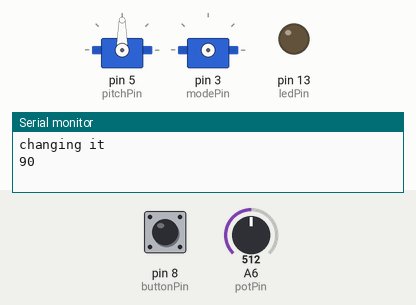
Recording of a sketch running on a simulated Arduino Nano, built with avr-gcc and run on an emulated ATmega328P. On the bench: 2 × servo, output pins drawn as LEDs (lit = HIGH), the last lines printed to the serial monitor. The test bench sets the inputs (shaded band); at power-on: pin 8 (buttonPin) HIGH, A6 (potPin) = 512. Pins used as bus, display or sensor lines are not drawn.

Above: at 1.2 s.
1.3 s: pin 8 (buttonPin) pulled LOW for 3.2 s
At 6.4 s:
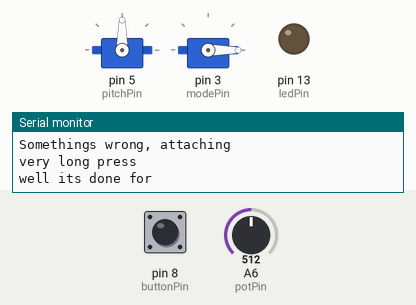
6.7 s: A6 (potPin) set to 716
At 8.0 s:
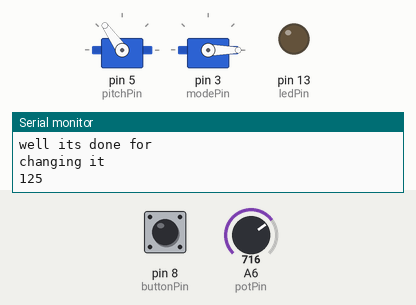
8.3 s: A6 (potPin) set to 900
At 9.4 s:
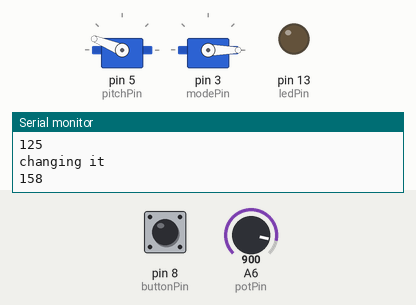
9.9 s: A6 (potPin) set to 1023
At 10.7 s:
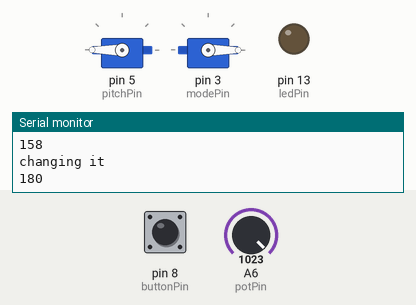
11.5 s: pin 8 (buttonPin) pulled LOW for 3.2 s
At 16.7 s:
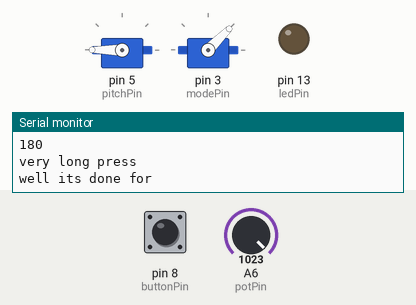
17.3 s: A6 (potPin) set to 511
At 18.0 s:
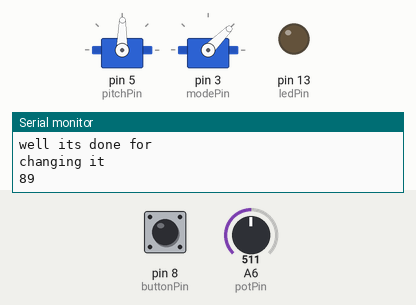
Timing chart, 0 to 19.9 s (numbered marks = the images above; inputs shaded):
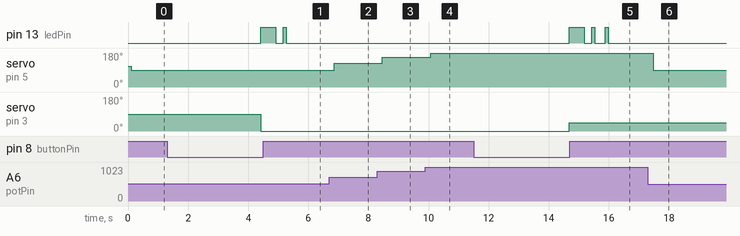

Measured:
- after the input at 1.3 s, pin 13 (ledPin): LOW → HIGH after 3.1 s, → LOW 0.50 s later, → HIGH 0.25 s later, → LOW 0.10 s later; servo on pin 3 (modePin): 90° → 0° after 3.1 s
- after the input at 6.7 s, servo on pin 5 (pitchPin): 90° → 125° after 0.16 s
- after the input at 8.3 s, servo on pin 5 (pitchPin): 125° → 158° after 0.17 s
- after the input at 9.9 s, servo on pin 5 (pitchPin): 158° → 180° after 0.17 s
- after the input at 11.5 s, pin 13 (ledPin): goes HIGH 0.50 s, LOW 0.25 s, HIGH 0.10 s, LOW 0.35 s, HIGH 0.10 s, then LOW, starting after 3.2 s; servo on pin 3 (modePin): 0° → 45° after 3.2 s
- after the input at 17.3 s, servo on pin 5 (pitchPin): 180° → 89° after 0.18 s

The sketch:

gimbalcontroller.ino
```cpp
/* Gimbal Controller
 by Brett James / SuperRoach (@SuperRoach on twitter)
 This code is in the public domain.

 http://www.arduino.cc/en/Tutorial/Sweep
*/

#include <Servo.h>

Servo modecontrol, pitch, yaw;  // create servo object to control a servo

/*
// Arduino Nano
int potPin = 2;    // select the input pin for the potentiometer
int ledPin = 13;   // select the pin for the LED
int potVal = 0;       // variable to store the value coming from the sensor
*/

// Arduino Mini Pro
// The board I'm using has a spare breakout for A6/A7 at the rear. these are analog input only,
// Which is okay but it means I can't use one of the pins as power.
// I need to emulate through a digital pin elsewhere
int potPin = A6;    // select the input pin for the potentiometer
int potPower = 9; // anything that can output a high digital signal.
int ledPin = 13;   // select the pin for the LED
int potVal = 0;       // variable to store the value coming from the sensor
int buttonPin = 8; // Push button
int buttonGnd = 7; // if needed
int buttonState = 0;

int servoMap = 0;
int previousServoMap = 0;

int modePin = 3;
int pitchPin = 5; // Blue Cable
int yawPin = 6; // White Cable

int gimbalModeState = 0;
String potControllerState = "pitch";

// Debounce stuff
int reading;           // the current reading from the input pin
int previous = LOW;    // the previous reading from the input pin
int state = HIGH;      // the current state of the output pin

// the follow variables are long's because the time, measured in miliseconds,
// will quickly become a bigger number than can be stored in an int.
long time = 0;         // the last time the output pin was toggled
long mydebounce = 200;   // the debounce time, increase if the output flickers


void setup() {


    Serial.begin(9600);

  pinMode(ledPin, OUTPUT);
  pinMode(A6, INPUT);
  pinMode(potPower, OUTPUT);
  pinMode(buttonPin, INPUT_PULLUP);
  pinMode(buttonGnd, OUTPUT);
  digitalWrite(buttonGnd, LOW);
  digitalWrite(potPower, HIGH);

  //modecontrol.attach(modePin);  // attaches the Brown and Black cable (number is for brown one)
  //modecontrol.write( setControlMode( 2 ) );

// pitch
  pitch.attach(pitchPin);  // attaches the servo on pin 9 to the servo object
  pitch.write(110);


// yaw
// 90 - infront
// 150 - Max Left


//  yaw.attach(6);
//  yaw.write(0);
}

void loop() {
  /*
  for (pos = 0; pos <= 180; pos += 1) { // goes from 0 degrees to 180 degrees
    // in steps of 1 degree
    myservo.write(pos);              // tell servo to go to position in variable 'pos'
    delay(15);                       // waits 15ms for the servo to reach the position
  }
  for (pos = 180; pos >= 0; pos -= 1) { // goes from 180 degrees to 0 degrees
    myservo.write(pos);              // tell servo to go to position in variable 'pos'
    delay(15);                       // waits 15ms for the servo to reach the position
  }
  */

// Stock: Mode 1, Switch on: Mode 2: Knob controls Pitch
// option: double switch hits mode 3?? tricky to do.


    previousServoMap = servoMap;

       int b = checkButton();
       //Serial.println(b);
    buttonState = digitalRead(buttonPin);
    potVal = analogRead(potPin);    // read the value from the sensor

  if (reading == HIGH && previous == LOW && millis() - time > mydebounce) {
    if (state == HIGH)
      buttonState = LOW;
    else
      buttonState = HIGH;

    time = millis();
  }
    previous = reading;

      if (buttonState == LOW) {
      /*
        if (gimbalModeState != 2 ) {
          modecontrol.write( setControlMode( 3 ) );
          //gimbalModeState = 2;
         // Serial.println("mode two");
        }
        */
      } else  {
      /* if (gimbalModeState != 1 ) {
          modecontrol.write( setControlMode( 1 ) );
          //gimbalModeState = 1;
        //  Serial.println("mode one");
        }
        */
      }
   delay(100);
  //digitalWrite(ledPin, HIGH);  // turn the ledPin on
  //delay(potVal);                  // stop the program for some time
  //digitalWrite(ledPin, LOW);   // turn the ledPin off
  //delay(potVal);                  // stop the program for some time

// Control the Gimbal Mode

if (b == 2) { // Double Click
  digitalWrite(ledPin, HIGH);  // turn the ledPin on
  if (potControllerState == "pitch")
  { potControllerState = "yaw";
    Serial.println("Long Press Activated, setting Pot control to Yaw" );
    delay(40);
    digitalWrite(ledPin, LOW);  // turn the ledPin on
    delay(75);
    digitalWrite(ledPin, HIGH);  // turn the ledPin on
    delay(40);
  } else
  { potControllerState = "pitch";
    Serial.println("Long Press Activated, setting Pot control to Pitch" );
    delay(150);
    digitalWrite(ledPin, LOW);  // turn the ledPin on
    delay(75);
    digitalWrite(ledPin, HIGH);  // turn the ledPin on
    delay(150);
  }

  digitalWrite(ledPin, LOW);  // turn the ledPin on
}

if (b == 4) // Very Long Press
{
   if ( !modecontrol.attached() )
   { modecontrol.attach(modePin);
   Serial.println("Somethings wrong, attaching");
   }
   if (gimbalModeState == 3) {
    gimbalModeState = 0;
   }
   gimbalModeState++;
   modecontrol.write( setControlMode( gimbalModeState ) );
   Serial.println("very long press");
   digitalWrite(ledPin, HIGH);  // turn the ledPin on
   delay(400);
   for (int i=1; i <= gimbalModeState; i++)
   {delay(100);
   digitalWrite(ledPin, LOW);  // turn the ledPin on
   delay(250);
   digitalWrite(ledPin, HIGH);  // turn the ledPin on
   delay(100);
   digitalWrite(ledPin, LOW);  // turn the ledPin on
   }
   Serial.println("well its done for");
}


// Set the servo/pwm value
//Serial.println(previousServoMap);
servoMap = map(potVal, 0, 1023, 0, 180);

if (previousServoMap != servoMap)
  {
   if ( !pitch.attached() )
   { pitch.attach(pitchPin);
   Serial.println("Somethings wrong");
   }
    Serial.println("changing it");

if (potControllerState == "pitch" )
{
    pitch.write(servoMap);
} else
{
   if ( !yaw.attached() )
   { yaw.attach(yawPin);
   Serial.println("Yaw Active");
   }
   yaw.write(servoMap);
}
    Serial.println(servoMap);
  }
  else
  {
   // pitch.detach();
  }
}


int setControlMode(int x){
// Set the mode up for the three different states via PWM channel.
// Mode 1: "HEADING FOLLOW" Standard. Looks forward to the front. YAW: Locked, PITCH: Controllable
// Mode 2: "HEADING AND PITCH FOLLOW" Yaw is not automated. YAW: Controllable, PITCH: Controllable
// Mode 3: "HEADING LOCK" All Axis are automated YAW: Locked, PITCH: Locaked

  int result;

switch (x) {
    case 1:
      result = 0;
      break;
    case 2:
      result = 45;
      break;
    case 3:
      result = 90;
      break;
    default:
      result = 0;
    break;
  }
  return result;
}
```

checkbutton.ino
```cpp
// Original source with thanks from salsaman @
// http://forum.arduino.cc/index.php?topic=14479.0
//=================================================
//  MULTI-CLICK:  One Button, Multiple Events

// Button timing variables
int debounce = 20;          // ms debounce period to prevent flickering when pressing or releasing the button
int DCgap = 250;            // max ms between clicks for a double click event
int holdTime = 1000;        // ms hold period: how long to wait for press+hold event
int longHoldTime = 3000;    // ms long hold period: how long to wait for press+hold event

// Button variables
boolean buttonVal = HIGH;   // value read from button
boolean buttonLast = HIGH;  // buffered value of the button's previous state
boolean DCwaiting = false;  // whether we're waiting for a double click (down)
boolean DConUp = false;     // whether to register a double click on next release, or whether to wait and click
boolean singleOK = true;    // whether it's OK to do a single click
long downTime = -1;         // time the button was pressed down
long upTime = -1;           // time the button was released
boolean ignoreUp = false;   // whether to ignore the button release because the click+hold was triggered
boolean waitForUp = false;        // when held, whether to wait for the up event
boolean holdEventPast = false;    // whether or not the hold event happened already
boolean longHoldEventPast = false;// whether or not the long hold event happened already

int checkButton() {
   int event = 0;
   buttonVal = digitalRead(buttonPin);
   // Button pressed down
   if (buttonVal == LOW && buttonLast == HIGH && (millis() - upTime) > debounce)
   {
       downTime = millis();
       ignoreUp = false;
       waitForUp = false;
       singleOK = true;
       holdEventPast = false;
       longHoldEventPast = false;
       if ((millis()-upTime) < DCgap && DConUp == false && DCwaiting == true)  DConUp = true;
       else  DConUp = false;
       DCwaiting = false;
   }
   // Button released
   else if (buttonVal == HIGH && buttonLast == LOW && (millis() - downTime) > debounce)
   {
       if (not ignoreUp)
       {
           upTime = millis();
           if (DConUp == false) DCwaiting = true;
           else
           {
               event = 2;
               DConUp = false;
               DCwaiting = false;
               singleOK = false;
           }
       }
   }
   // Test for normal click event: DCgap expired
   if ( buttonVal == HIGH && (millis()-upTime) >= DCgap && DCwaiting == true && DConUp == false && singleOK == true && event != 2)
   {
       event = 1;
       DCwaiting = false;
   }
   // Test for hold
   if (buttonVal == LOW && (millis() - downTime) >= holdTime) {
       // Trigger "normal" hold
       if (not holdEventPast)
       {
           event = 3;
           waitForUp = true;
           ignoreUp = true;
           DConUp = false;
           DCwaiting = false;
           //downTime = millis();
           holdEventPast = true;
       }
       // Trigger "long" hold
       if ((millis() - downTime) >= longHoldTime)
       {
           if (not longHoldEventPast)
           {
               event = 4;
               longHoldEventPast = true;
           }
       }
   }
   buttonLast = buttonVal;
   return event;
}
```
